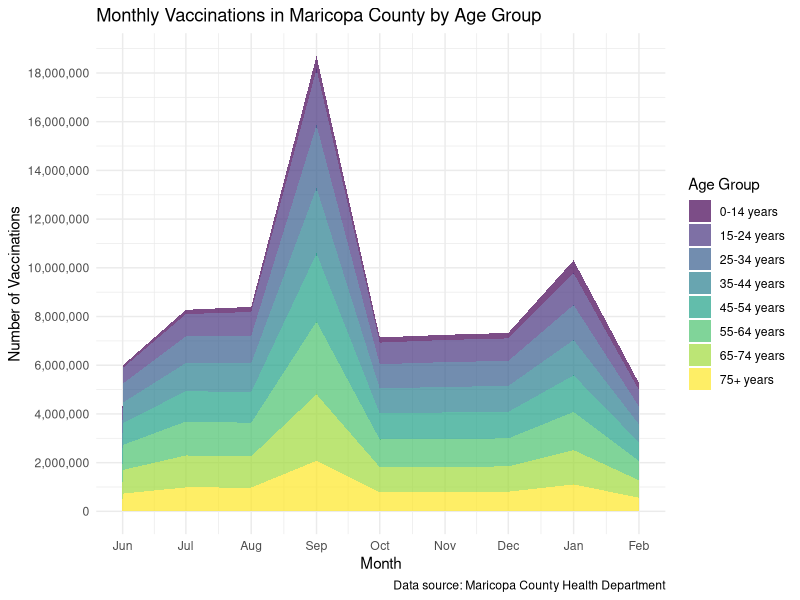
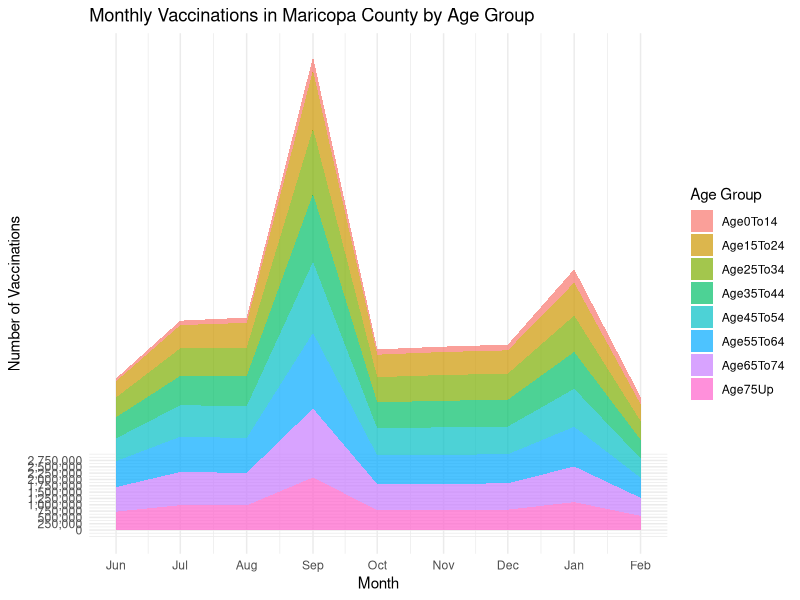
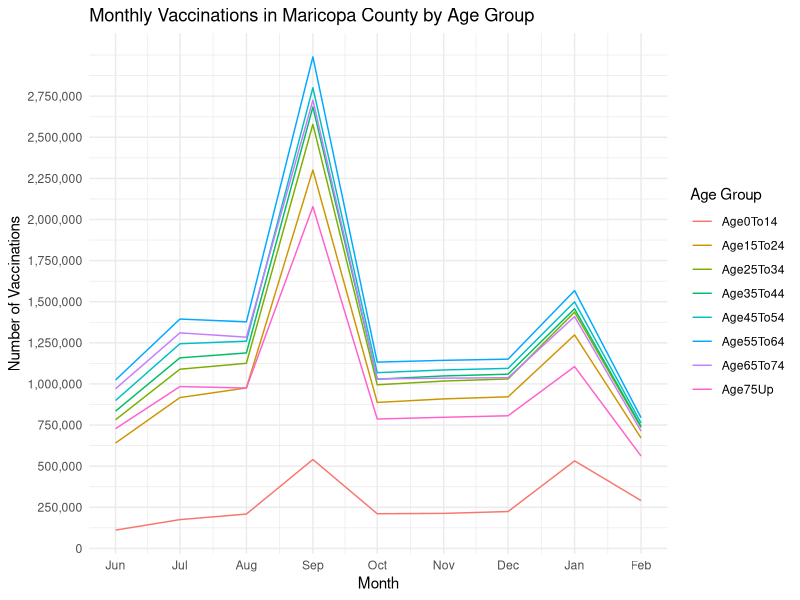

R code for these plots, in order:
## ---- chunk 1
knitr::opts_chunk$set(echo = TRUE)
## ---- chunk 2
options(repos = c(CRAN = "https://cloud.r-project.org/"))
#install.packages("lubridate")
#install.packages("viridis")
library("dplyr")
library("reshape2")
library("ggplot2")
library("lubridate")
library("viridis")

## ---- chunk 3
vaccinations <- read.csv("COVID-19_Vaccinations_by_Age_(Maricopa_County).csv")

vaccinations$StartDate <- as.Date(substr(vaccinations$StartDate, 1, 10), format="%Y/%m/%d")
vaccinations$Month <- format(vaccinations$StartDate, "%Y-%m")


## ---- chunk 4
monthly_vaccinations <- vaccinations %>%
  group_by(Month) %>%
  summarize(
    Age0To14 = sum(VaccinatedAge0To14, na.rm = TRUE),
    Age15To24 = sum(VaccinatedAge15To24, na.rm = TRUE),
    Age25To34 = sum(VaccinatedAge25To34, na.rm = TRUE),
    Age35To44 = sum(VaccinatedAge35To44, na.rm = TRUE),
    Age45To54 = sum(VaccinatedAge45To54, na.rm = TRUE),
    Age55To64 = sum(VaccinatedAge55To64, na.rm = TRUE),
    Age65To74 = sum(VaccinatedAge65To74, na.rm = TRUE),
    Age75Up = sum(VaccinatedAge75Up, na.rm = TRUE)
  )

## ---- chunk 5
melt_monthly_vax <- melt(monthly_vaccinations, id.vars = "Month")

melt_monthly_vax$Month <- as.Date(paste0(melt_monthly_vax$Month, "-01"), format="%Y-%m-%d")

age_labels <- c(
  Age0To14 = "0-14 years",
  Age15To24 = "15-24 years",
  Age25To34 = "25-34 years",
  Age35To44 = "35-44 years",
  Age45To54 = "45-54 years",
  Age55To64 = "55-64 years",
  Age65To74 = "65-74 years",
  Age75Up = "75+ years"
)


ggplot(melt_monthly_vax, aes(x = Month, y = value, fill = variable, group = variable)) +
  geom_area(position = "stack", alpha = 0.7) +
  labs(title = "Monthly Vaccinations in Maricopa County by Age Group",
       x = "Month",
       y = "Number of Vaccinations",
       fill = "Age Group",
       caption = "Data source: Maricopa County Health Department") +
  scale_x_date(date_breaks = "1 month", date_labels = "%b") +
  scale_y_continuous(breaks = seq(0, 30000000, by = 2000000), labels = function(x) format(x, big.mark = ",", scientific = FALSE)) + scale_fill_viridis_d(breaks = names(age_labels), labels = age_labels) + theme_minimal()


ggplot(melt_monthly_vax, aes(x = Month, y = value, fill = variable, group = variable)) +
  geom_area(position = "stack", alpha = 0.7) +
  labs(title = "Monthly Vaccinations in Maricopa County by Age Group",
       x = "Month",
       y = "Number of Vaccinations",
       fill = "Age Group") +
  scale_y_continuous(breaks = seq(0, max(melt_monthly_vax$value, na.rm = TRUE), by = 250000),
                     labels = function(x) format(x, big.mark = ",", scientific = FALSE)) +
  scale_x_date(date_breaks = "1 month", date_labels = "%b") +
  theme_minimal()



ggplot(melt_monthly_vax, aes(x = Month, y = value, color = variable, group = variable)) +
  geom_line() +
  labs(title = "Monthly Vaccinations in Maricopa County by Age Group",
       x = "Month",
       y = "Number of Vaccinations",
       color = "Age Group") +
  scale_y_continuous(breaks = seq(0, max(melt_monthly_vax$value, na.rm = TRUE), by = 250000),
                     labels = function(x) format(x, big.mark = ",", scientific = FALSE)) +
  scale_x_date(date_breaks = "1 month", date_labels = "%b") +
  theme_minimal()


